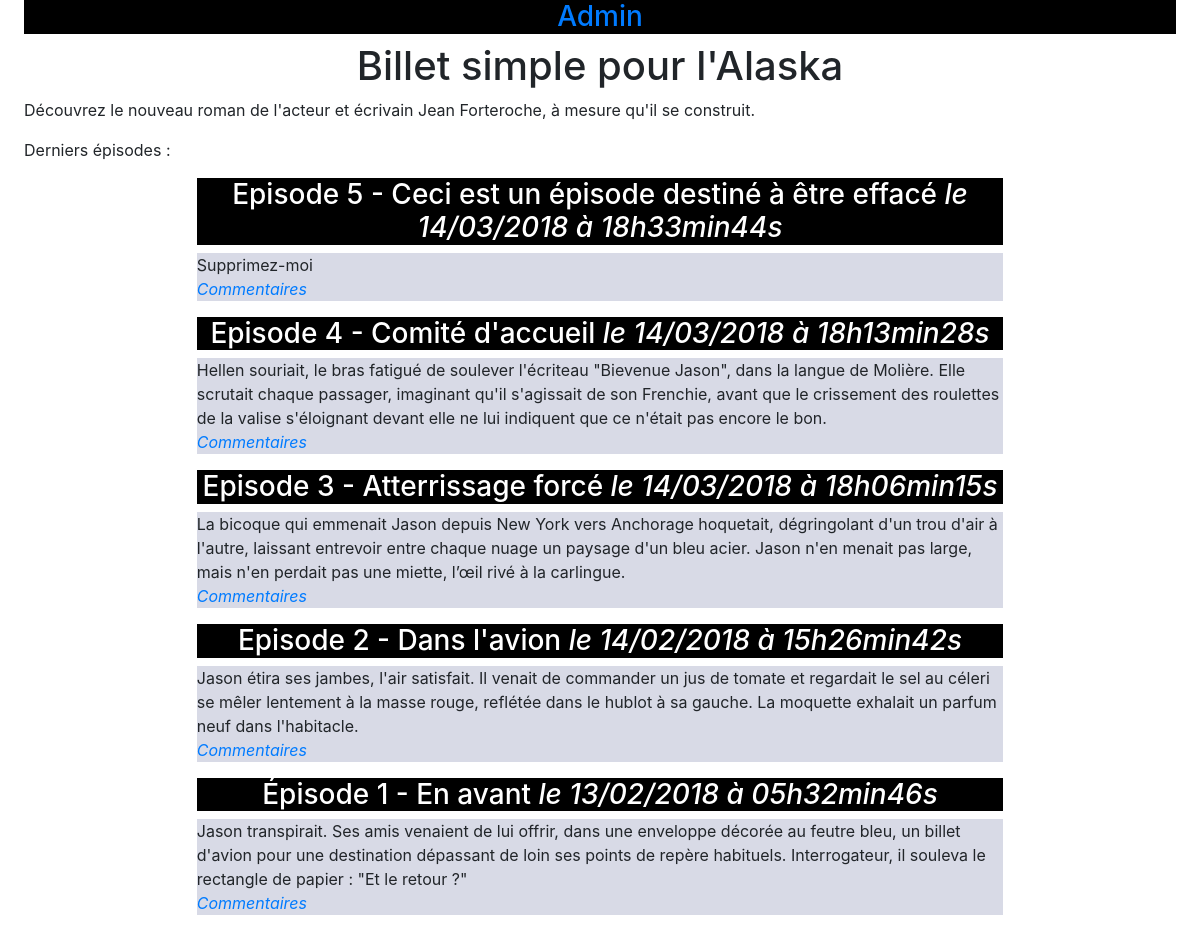
Screenshot of /blog.php with the database file from the repository.
### tables this page shows
CREATE TABLE `billets` (
  `id` int(11) NOT NULL,
  `titre` varchar(255) NOT NULL,
  `contenu` text NOT NULL,
  `date_creation` datetime NOT NULL,
  `image` text NOT NULL
);

### controleur/index.php (called while the page is built)
<?php
include_once('modele/get_billets.php');
$billets = get_billets(0, 5);
foreach($billets as $cle => $billet)
{
    $billets[$cle]['titre'] = htmlspecialchars($billet['titre']);
    $billets[$cle]['contenu'] = nl2br(htmlspecialchars($billet['contenu']));
}
include_once('vue/index.php');

### modele/get_billets.php (called while the page is built)
<?php
function get_billets($offset, $limit) {
    global $bdd;
    $offset = (int) $offset;
    $limit = (int) $limit;
    $req = $bdd->prepare('SELECT id, titre, contenu, DATE_FORMAT(date_creation, \'%d/%m/%Y à %Hh%imin%ss\') AS date_creation_fr FROM billets ORDER BY date_creation DESC LIMIT :offset, :limit');
    $req->bindParam(':offset', $offset, PDO::PARAM_INT);
    $req->bindParam(':limit', $limit, PDO::PARAM_INT);
    $req->execute();
    $billets = $req->fetchAll(PDO::FETCH_ASSOC);
    return $billets;
}

### vue/index.php (the view, shortened to what this page needs)
<!DOCTYPE html>
<html>
    <head>
        <link type="text/css" href="assets/css/style.css" rel="stylesheet" />
        <link rel="stylesheet" href="https://maxcdn.bootstrapcdn.com/bootstrap/4.0.0-alpha.6/css/bootstrap.min.css">
    </head>
    <body>
        <h3><a href="blog.php?section=login">Admin</a></h3>
        <h1>Billet simple pour l'Alaska</h1>
        <p> Découvrez le nouveau roman de l'acteur et écrivain Jean Forteroche, à mesure qu'il se construit.</p>
        <p>Derniers épisodes :</p>
<?php
foreach($billets as $billet) {
?>
<div class="news">
    <h3>
        <?php echo $billet['titre']; ?>
        <em>le <?php echo $billet['date_creation_fr']; ?></em>
    </h3>
    <p>
        <?php echo $billet['contenu']; ?>
        <br />
        <em><a href="blog.php?section=commentaires&billet=<?php echo $billet['id']; ?>">Commentaires</a></em>
    </p>
</div>
<?php
}
?>
</body>
</html>

### assets/css/style.css (style rules this page uses)
body { padding-left: 2%; padding-right: 2%; }
h1, h3 { text-align:center; }
h3 { background-color:black; color:#FFF !important; font-size:0.9em; margin-bottom:0px; }
.news p { background-color:#d8dae6; margin-top:0px; }
.news { width:70%; margin:auto; }
a { text-decoration: none; color: blue; }

### rows the page displays
billets: titre "Episode 5 - Ceci est un épisode destiné à être effacé", date_creation_fr "14/03/2018 à 18h33min44s", contenu "Supprimez-moi"
billets: titre "Episode 4 - Comité d'accueil", date_creation_fr "14/03/2018 à 18h13min28s", contenu "Hellen souriait, le bras fatigué de soulever l'écriteau \"Bievenue Jason\", dans la langue de Molière. Elle scrutait chaque passager, imaginant qu'il s'agissait de son Frenchie, avant que le crissement des roulettes de la valise s'éloignant devant elle ne lui indiquent que ce n'était pas encore le bon."
billets: titre "Episode 3 - Atterrissage forcé", date_creation_fr "14/03/2018 à 18h06min15s", contenu "La bicoque qui emmenait Jason depuis New York vers Anchorage hoquetait, dégringolant d'un trou d'air à l'autre, laissant entrevoir entre chaque nuage un paysage d'un bleu acier. Jason n'en menait pas large, mais n'en perdait pas une miette, l’œil rivé à la carlingue."
billets: titre "Episode 2 - Dans l'avion", date_creation_fr "14/02/2018 à 15h26min42s", contenu "Jason étira ses jambes, l'air satisfait. Il venait de commander un jus de tomate et regardait le sel au céleri se mêler lentement à la masse rouge, reflétée dans le hublot à sa gauche. La moquette exhalait un parfum neuf dans l'habitacle."
billets: titre "Épisode 1 - En avant", date_creation_fr "13/02/2018 à 05h32min46s", contenu "Jason transpirait. Ses amis venaient de lui offrir, dans une enveloppe décorée au feutre bleu, un billet d'avion pour une destination dépassant de loin ses points de repère habituels. Interrogateur, il souleva le rectangle de papier : \"Et le retour ?\""
